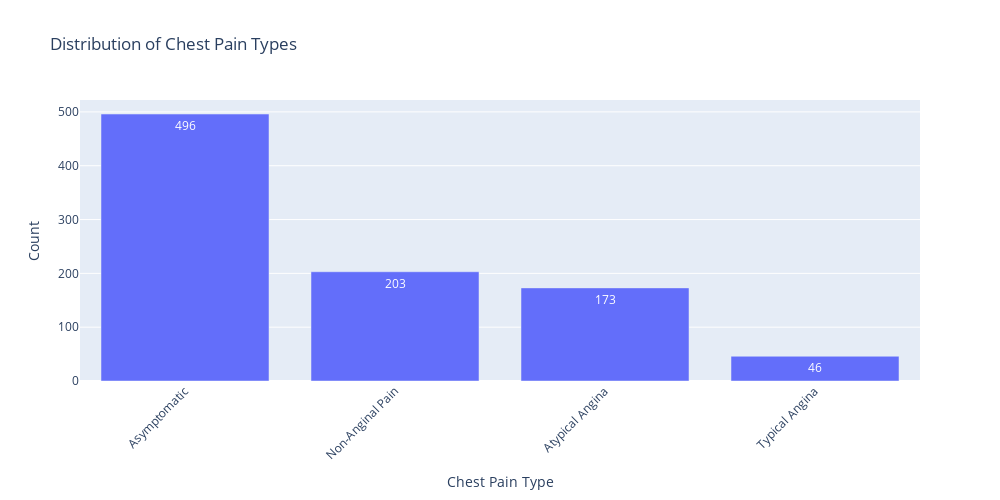

Notebook cell for this chart:
### Code cell
chest_pain_counts = data['chestpaintype'].value_counts().reset_index()
chest_pain_counts.columns = ['chestpaintype', 'Count']

# Create the bar plot using Plotly
fig = px.bar(chest_pain_counts, x='chestpaintype', y='Count', 
             title='Distribution of Chest Pain Types',
             labels={'Chest Pain Type': 'Chest Pain Type', 'Count': 'Count'},
             text='Count')

# Customize layout
fig.update_layout(
    xaxis_title='Chest Pain Type',
    yaxis_title='Count',
    xaxis_tickangle=-45,  # Rotate x-axis labels
    height=500,           # Set figure height
    width=1000            # Set figure width
)

# Show the plot
fig.show()

### Figure 1 — Plotly figure (JSON) as saved in the notebook; plotly's stock layout.template omitted (floating-point values rounded to 4 significant figures)
{"data": [{"alignmentgroup": "True", "hovertemplate": "chestpaintype=%{x}<br>Count=%{text}<extra></extra>", "legendgroup": "", "marker": {"color": "#636efa", "pattern": {"shape": ""}}, "name": "", "offsetgroup": "", "orientation": "v", "showlegend": false, "text": [496, 203, 173, 46], "textposition": "auto", "type": "bar", "x": ["Asymptomatic", "Non-Anginal Pain", "Atypical Angina", "Typical Angina"], "xaxis": "x", "y": [496, 203, 173, 46], "yaxis": "y"}], "layout": {"barmode": "relative", "height": 500, "legend": {"tracegroupgap": 0}, "title": {"text": "Distribution of Chest Pain Types"}, "width": 1000, "xaxis": {"anchor": "y", "domain": [0, 1], "tickangle": -45, "title": {"text": "Chest Pain Type"}}, "yaxis": {"anchor": "x", "domain": [0, 1], "title": {"text": "Count"}}}}
